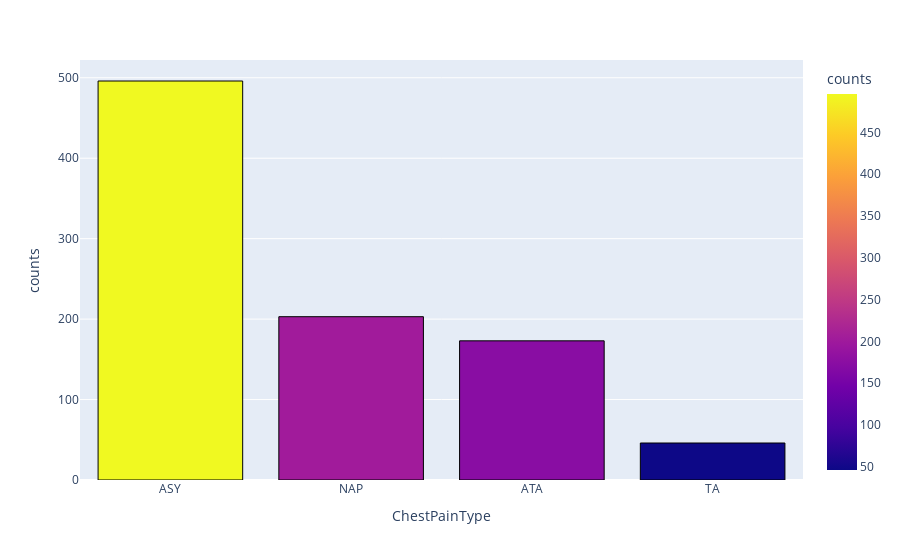

Notebook source saved alongside this figure:
### Code cell
temp_df = heart_df.groupby(by="ChestPainType", as_index=False).agg(
    counts=pd.NamedAgg(column="ChestPainType", aggfunc="count")).sort_values(by="counts", ascending=False)

fig = px.bar(temp_df,
            x='ChestPainType',
            y='counts',
            color='counts',
            color_discrete_sequence = px.colors.qualitative.D3)
fig.update_traces(marker_line_width=1, marker_line_color="black")
fig.show()

### Figure 1 — Plotly figure (JSON) as saved in the notebook; plotly's stock layout.template omitted (floating-point values rounded to 4 significant figures)
{"data": [{"alignmentgroup": "True", "hovertemplate": "ChestPainType=%{x}<br>counts=%{marker.color}<extra></extra>", "legendgroup": "", "marker": {"color": [496, 203, 173, 46], "coloraxis": "coloraxis", "line": {"color": "black", "width": 1}, "pattern": {"shape": ""}}, "name": "", "offsetgroup": "", "orientation": "v", "showlegend": false, "textposition": "auto", "type": "bar", "x": ["ASY", "NAP", "ATA", "TA"], "xaxis": "x", "y": [496, 203, 173, 46], "yaxis": "y"}], "layout": {"barmode": "relative", "coloraxis": {"colorbar": {"title": {"text": "counts"}}, "colorscale": [[0, "#0d0887"], [0.1111, "#46039f"], [0.2222, "#7201a8"], [0.3333, "#9c179e"], [0.4444, "#bd3786"], [0.5556, "#d8576b"], [0.6667, "#ed7953"], [0.7778, "#fb9f3a"], [0.8889, "#fdca26"], [1, "#f0f921"]]}, "legend": {"tracegroupgap": 0}, "margin": {"t": 60}, "xaxis": {"anchor": "y", "domain": [0, 1], "title": {"text": "ChestPainType"}}, "yaxis": {"anchor": "x", "domain": [0, 1], "title": {"text": "counts"}}}}
